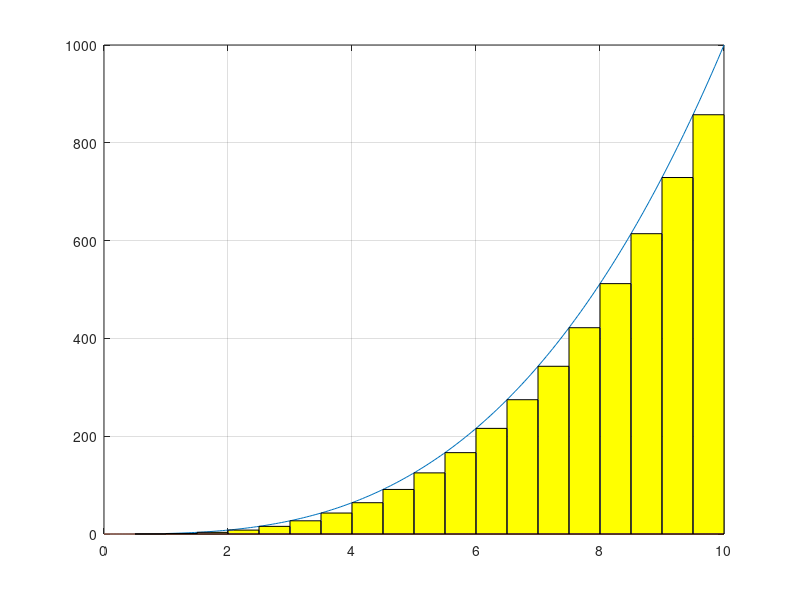

MATLAB code to generate this figure: (Note: this script raises an error after producing the figure.)
fun = @(x) x.^3;
fun1= @(x) 1/4*x.^4;
q=integral(fun,0,10);

x=linspace(0,10,200);
 
plot(x,fun(x));
hold on
grid on;
plot(x,zeros(size(x)))

for v = 0.0:0.5:9.5
    rectangle('Position',[v 0 0.5 fun(v)],'FaceColor',	'#FFFF00')
end
ax = gca;
ax.XAxisLocation = 'origin';
ax.YAxisLocation = 'origin';
plot(x,fun1(x),'r')
colororder('#D95319')
plot(x,fun(x));
hold off;